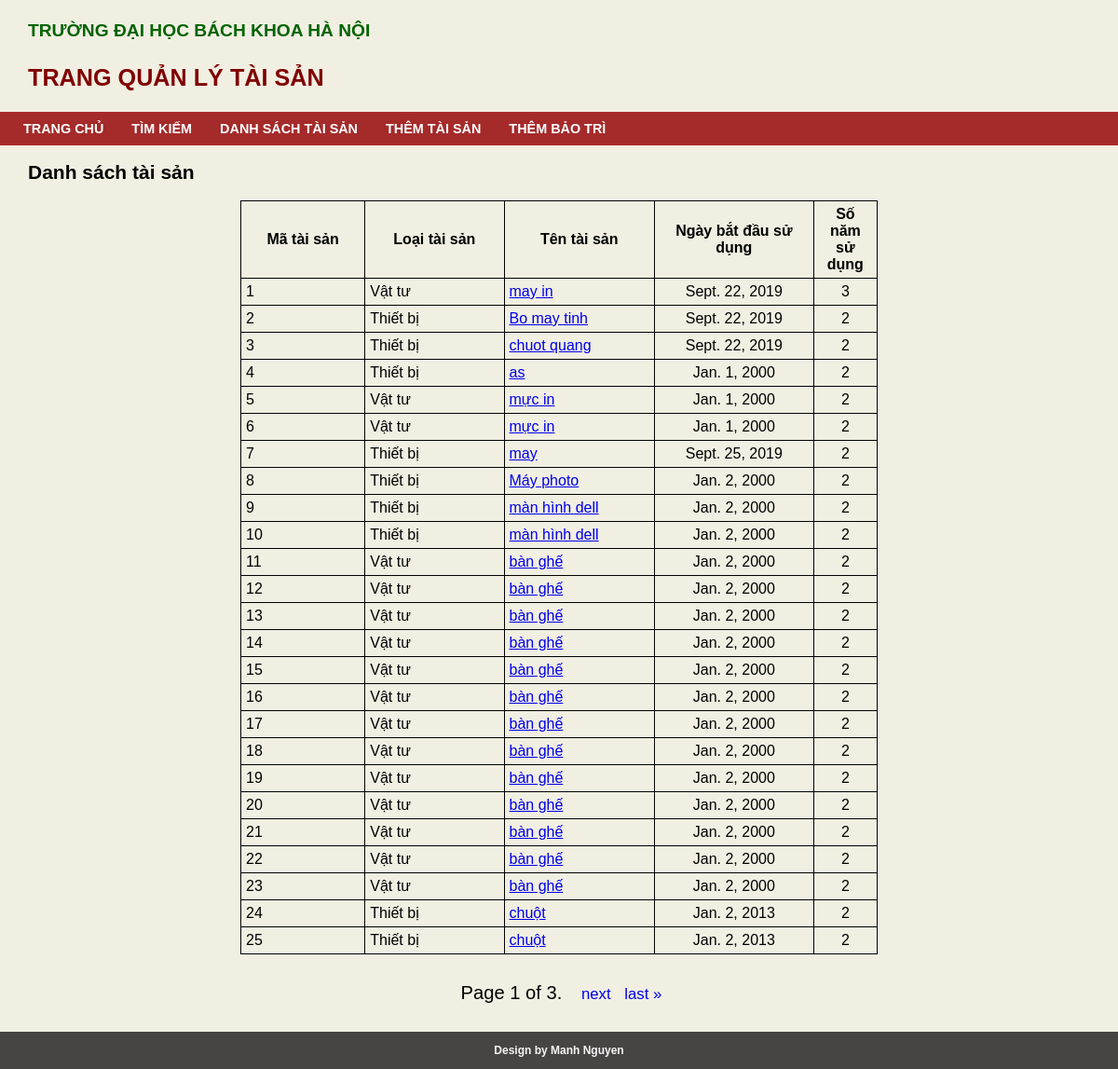
The page /assets/1 on the database its author committed.
### quanlitaisan/models.py (models this page shows, shortened)
class TaiSan(models.Model):
  LOAI_TAI_SAN = [
    ('VT', 'Vật tư'),
    ('TB', 'Thiết bị')
  ]
  loai_tai_san       = models.CharField('loại tài sản', max_length = 2, choices = LOAI_TAI_SAN)
  ten_tai_san        = models.CharField('tên tài sản', max_length = 20)
  ngay_su_dung       = models.DateField('ngày bắt đầu sử dụng')
  thoi_han_bao_hanh  = models.PositiveIntegerField('số năm bảo hành')
  thoi_gian_sd       = models.PositiveIntegerField('số năm sử dụng')
  tai_san_cha        = models.ForeignKey('self', on_delete = models.SET_NULL, null = True, blank = True,verbose_name = 'Thiết bị chứa')

### quanlitaisan/views.py (the view)
# urls.py: path('assets/<int:page>', views.assets_list, name = 'assets_list')
def assets_list(request, page):
  assets_all = TaiSan.objects.all()
  paginator = Paginator(assets_all, 25)
  title = 'Danh sách tài sản'
  assets = paginator.get_page(page)
  return render(request, 'quanlitaisan/assets_list.html',{'assets': assets, 'title': title})

### quanlitaisan/templates/quanlitaisan/assets_list.html (shortened to what this page needs)
{% extends "quanlitaisan/base.html" %}
{% block extra_css %}
  {% load static %}
  <link rel="stylesheet" href="{% static 'quanlitaisan/css/result.css' %}">
{% endblock %}
{% block content %}
  <h1>Danh sách tài sản</h1>
  <div>
    <table>
      <tr>
        <th>Mã tài sản</th>
        <th>Loại tài sản</th>
        <th>Tên tài sản</th>
        <th>Ngày bắt đầu sử dụng</th>
        <th>Số năm sử dụng</th>
      </tr>
      {% for item in assets %}
        <tr>
          <td>{{ item.id }}</td>
          <td> {{ item.get_loai_tai_san_display }} </td>
          <td><a href="{% url 'quanlitaisan:details' item.id %}"> {{ item.ten_tai_san }}</a></td>
          <td class="start_date">{{ item.ngay_su_dung }}</td>
          <td class="year">{{ item.thoi_gian_sd  }}</td>
        </tr>
      {% endfor %}
    </table>
    <div class="pagination">
        <span class="step-links">
        <span class="current">
                Page {{ assets.number }} of {{ assets.paginator.num_pages }}.
        </span>
          {% if assets.has_next %}
              <a href="{{ assets.next_page_number }}">next</a>
              <a href="{{ assets.paginator.num_pages }}">last &raquo;</a>
          {% endif %}
        </span>
    </div>
  </div>
{% endblock %}

### quanlitaisan/static/quanlitaisan/css/root.css (style rules this page uses)
body { background-color: #F1EFE2; font-family: Arial, Helvetica, sans-serif; font-size: 14px; margin: 0px; }
.pagination { width: 90%; margin: 15px auto; padding: 15px; text-align: center; }
.pagination span { margin: 10px; text-decoration: none; font-size: 1.2em; }
.pagination a { text-decoration: none; margin: 0px 5px; }

### quanlitaisan/static/quanlitaisan/css/result.css (style rules this page uses)
table { border-collapse: collapse; width: 60%; margin: auto; }
table, th, td { border: 1px solid black; }
td, th { padding: 5px; text-align: left; }
th { text-align: center; }
.year, .start_date { text-align: center; }
.year { width: 10%; }
.start_date { width: 25%; }

### rows shown on the page
TaiSan: id "1", loai_tai_san "Vật tư", ten_tai_san "may in", ngay_su_dung "Sept. 22, 2019", thoi_gian_sd "3"
TaiSan: id "2", loai_tai_san "Thiết bị", ten_tai_san "Bo may tinh", ngay_su_dung "Sept. 22, 2019", thoi_gian_sd "2"
TaiSan: id "3", loai_tai_san "Thiết bị", ten_tai_san "chuot quang", ngay_su_dung "Sept. 22, 2019", thoi_gian_sd "2"
TaiSan: id "4", loai_tai_san "Thiết bị", ten_tai_san "as", ngay_su_dung "Jan. 1, 2000", thoi_gian_sd "2"
TaiSan: id "5", loai_tai_san "Vật tư", ten_tai_san "mực in", ngay_su_dung "Jan. 1, 2000", thoi_gian_sd "2"
TaiSan: id "6", loai_tai_san "Vật tư", ten_tai_san "mực in", ngay_su_dung "Jan. 1, 2000", thoi_gian_sd "2"
TaiSan: id "7", loai_tai_san "Thiết bị", ten_tai_san "may", ngay_su_dung "Sept. 25, 2019", thoi_gian_sd "2"
TaiSan: id "8", loai_tai_san "Thiết bị", ten_tai_san "Máy photo", ngay_su_dung "Jan. 2, 2000", thoi_gian_sd "2"
TaiSan: id "9", loai_tai_san "Thiết bị", ten_tai_san "màn hình dell", ngay_su_dung "Jan. 2, 2000", thoi_gian_sd "2"
TaiSan: id "10", loai_tai_san "Thiết bị", ten_tai_san "màn hình dell", ngay_su_dung "Jan. 2, 2000", thoi_gian_sd "2"
TaiSan: id "11", loai_tai_san "Vật tư", ten_tai_san "bàn ghế", ngay_su_dung "Jan. 2, 2000", thoi_gian_sd "2"
TaiSan: id "12", loai_tai_san "Vật tư", ten_tai_san "bàn ghế", ngay_su_dung "Jan. 2, 2000", thoi_gian_sd "2"
TaiSan: id "13", loai_tai_san "Vật tư", ten_tai_san "bàn ghế", ngay_su_dung "Jan. 2, 2000", thoi_gian_sd "2"
TaiSan: id "14", loai_tai_san "Vật tư", ten_tai_san "bàn ghế", ngay_su_dung "Jan. 2, 2000", thoi_gian_sd "2"
TaiSan: id "15", loai_tai_san "Vật tư", ten_tai_san "bàn ghế", ngay_su_dung "Jan. 2, 2000", thoi_gian_sd "2"
TaiSan: id "16", loai_tai_san "Vật tư", ten_tai_san "bàn ghế", ngay_su_dung "Jan. 2, 2000", thoi_gian_sd "2"
TaiSan: id "17", loai_tai_san "Vật tư", ten_tai_san "bàn ghế", ngay_su_dung "Jan. 2, 2000", thoi_gian_sd "2"
TaiSan: id "18", loai_tai_san "Vật tư", ten_tai_san "bàn ghế", ngay_su_dung "Jan. 2, 2000", thoi_gian_sd "2"
TaiSan: id "19", loai_tai_san "Vật tư", ten_tai_san "bàn ghế", ngay_su_dung "Jan. 2, 2000", thoi_gian_sd "2"
TaiSan: id "20", loai_tai_san "Vật tư", ten_tai_san "bàn ghế", ngay_su_dung "Jan. 2, 2000", thoi_gian_sd "2"
TaiSan: id "21", loai_tai_san "Vật tư", ten_tai_san "bàn ghế", ngay_su_dung "Jan. 2, 2000", thoi_gian_sd "2"
TaiSan: id "22", loai_tai_san "Vật tư", ten_tai_san "bàn ghế", ngay_su_dung "Jan. 2, 2000", thoi_gian_sd "2"
TaiSan: id "23", loai_tai_san "Vật tư", ten_tai_san "bàn ghế", ngay_su_dung "Jan. 2, 2000", thoi_gian_sd "2"
TaiSan: id "24", loai_tai_san "Thiết bị", ten_tai_san "chuột", ngay_su_dung "Jan. 2, 2013", thoi_gian_sd "2"
TaiSan: id "25", loai_tai_san "Thiết bị", ten_tai_san "chuột", ngay_su_dung "Jan. 2, 2013", thoi_gian_sd "2"

### other values the page prints
{{ assets.number }} "1"
{{ assets.paginator.num_pages }} "3"
